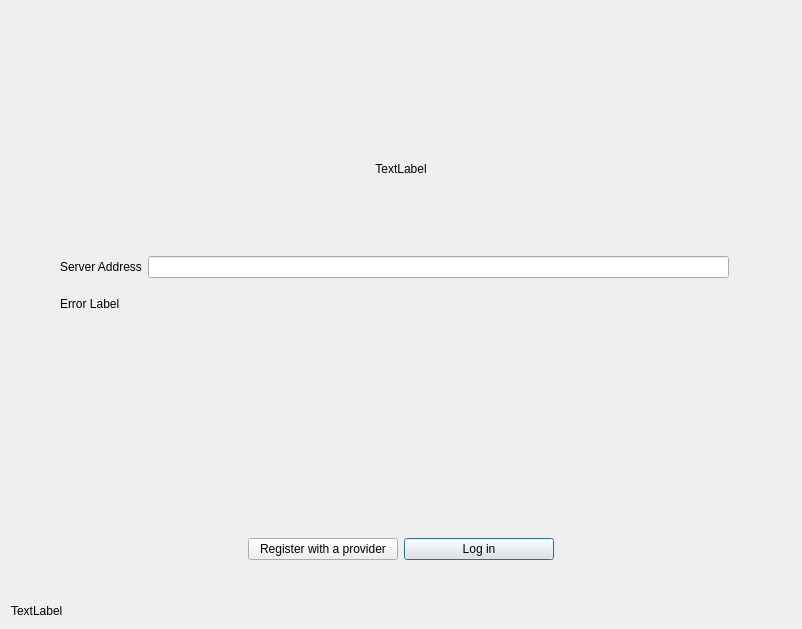
<?xml version="1.0" encoding="UTF-8"?>
<ui version="4.0">
 <class>OwncloudSetupPage</class>
 <widget class="QWidget" name="OwncloudSetupPage">
  <property name="geometry">
   <rect>
    <x>0</x>
    <y>0</y>
    <width>802</width>
    <height>629</height>
   </rect>
  </property>
  <property name="sizePolicy">
   <sizepolicy hsizetype="Preferred" vsizetype="Maximum">
    <horstretch>0</horstretch>
    <verstretch>0</verstretch>
   </sizepolicy>
  </property>
  <property name="windowTitle">
   <string notr="true">Form</string>
  </property>
  <property name="autoFillBackground">
   <bool>false</bool>
  </property>
  <property name="styleSheet">
   <string notr="true"/>
  </property>
  <layout class="QVBoxLayout" name="verticalLayout_2">
   <item>
    <spacer name="verticalSpacer_5">
     <property name="orientation">
      <enum>Qt::Vertical</enum>
     </property>
     <property name="sizeType">
      <enum>QSizePolicy::MinimumExpanding</enum>
     </property>
     <property name="sizeHint" stdset="0">
      <size>
       <width>20</width>
       <height>20</height>
      </size>
     </property>
    </spacer>
   </item>
   <item>
    <widget class="QLabel" name="topLabel">
     <property name="sizePolicy">
      <sizepolicy hsizetype="Preferred" vsizetype="Fixed">
       <horstretch>0</horstretch>
       <verstretch>0</verstretch>
      </sizepolicy>
     </property>
     <property name="text">
      <string notr="true">TextLabel</string>
     </property>
     <property name="textFormat">
      <enum>Qt::RichText</enum>
     </property>
     <property name="alignment">
      <set>Qt::AlignCenter</set>
     </property>
     <property name="wordWrap">
      <bool>true</bool>
     </property>
    </widget>
   </item>
   <item>
    <layout class="QHBoxLayout" name="horizontalLayout_9">
     <item>
      <widget class="QPushButton" name="prevButton">
       <property name="minimumSize">
        <size>
         <width>40</width>
         <height>0</height>
        </size>
       </property>
       <property name="maximumSize">
        <size>
         <width>40</width>
         <height>16777215</height>
        </size>
       </property>
       <property name="text">
        <string/>
       </property>
       <property name="flat">
        <bool>true</bool>
       </property>
      </widget>
     </item>
     <item>
      <widget class="OCC::SlideShow" name="slideShow" native="true">
       <property name="font">
        <font>
         <pointsize>12</pointsize>
         <weight>75</weight>
         <bold>true</bold>
        </font>
       </property>
      </widget>
     </item>
     <item>
      <widget class="QPushButton" name="nextButton">
       <property name="minimumSize">
        <size>
         <width>40</width>
         <height>0</height>
        </size>
       </property>
       <property name="maximumSize">
        <size>
         <width>40</width>
         <height>16777215</height>
        </size>
       </property>
       <property name="text">
        <string/>
       </property>
       <property name="flat">
        <bool>true</bool>
       </property>
      </widget>
     </item>
    </layout>
   </item>
   <item>
    <widget class="QWidget" name="login" native="true">
     <property name="sizePolicy">
      <sizepolicy hsizetype="Minimum" vsizetype="Expanding">
       <horstretch>0</horstretch>
       <verstretch>0</verstretch>
      </sizepolicy>
     </property>
     <property name="minimumSize">
      <size>
       <width>0</width>
       <height>80</height>
      </size>
     </property>
     <property name="styleSheet">
      <string notr="true"/>
     </property>
     <layout class="QHBoxLayout" name="horizontalLayout_2">
      <item>
       <layout class="QHBoxLayout" name="serverBox">
        <property name="sizeConstraint">
         <enum>QLayout::SetDefaultConstraint</enum>
        </property>
        <item>
         <spacer name="horizontalSpacer">
          <property name="orientation">
           <enum>Qt::Horizontal</enum>
          </property>
          <property name="sizeType">
           <enum>QSizePolicy::Preferred</enum>
          </property>
          <property name="sizeHint" stdset="0">
           <size>
            <width>40</width>
            <height>0</height>
           </size>
          </property>
         </spacer>
        </item>
        <item>
         <layout class="QVBoxLayout" name="verticalLayout">
          <item>
           <spacer name="verticalSpacer_2">
            <property name="orientation">
             <enum>Qt::Vertical</enum>
            </property>
            <property name="sizeType">
             <enum>QSizePolicy::MinimumExpanding</enum>
            </property>
            <property name="sizeHint" stdset="0">
             <size>
              <width>20</width>
              <height>0</height>
             </size>
            </property>
           </spacer>
          </item>
          <item>
           <layout class="QHBoxLayout" name="horizontalLayout">
            <item>
             <widget class="QLabel" name="label_2">
              <property name="sizePolicy">
               <sizepolicy hsizetype="Preferred" vsizetype="Ignored">
                <horstretch>0</horstretch>
                <verstretch>0</verstretch>
               </sizepolicy>
              </property>
              <property name="text">
               <string>Server Address</string>
              </property>
              <property name="buddy">
               <cstring>leUrl</cstring>
              </property>
             </widget>
            </item>
            <item>
             <widget class="OCC::PostfixLineEdit" name="leUrl">
              <property name="sizePolicy">
               <sizepolicy hsizetype="Expanding" vsizetype="Fixed">
                <horstretch>0</horstretch>
                <verstretch>0</verstretch>
               </sizepolicy>
              </property>
              <property name="placeholderText">
               <string notr="true"/>
              </property>
             </widget>
            </item>
            <item>
             <layout class="QHBoxLayout" name="resultLayout">
              <property name="spacing">
               <number>0</number>
              </property>
             </layout>
            </item>
            <item>
             <widget class="QLabel" name="urlLabel">
              <property name="sizePolicy">
               <sizepolicy hsizetype="Preferred" vsizetype="Expanding">
                <horstretch>0</horstretch>
                <verstretch>0</verstretch>
               </sizepolicy>
              </property>
              <property name="text">
               <string/>
              </property>
             </widget>
            </item>
           </layout>
          </item>
          <item>
           <widget class="QLabel" name="errorLabel">
            <property name="sizePolicy">
             <sizepolicy hsizetype="MinimumExpanding" vsizetype="MinimumExpanding">
              <horstretch>0</horstretch>
              <verstretch>0</verstretch>
             </sizepolicy>
            </property>
            <property name="text">
             <string notr="true">Error Label</string>
            </property>
            <property name="textFormat">
             <enum>Qt::RichText</enum>
            </property>
            <property name="openExternalLinks">
             <bool>true</bool>
            </property>
           </widget>
          </item>
          <item>
           <spacer name="verticalSpacer_3">
            <property name="orientation">
             <enum>Qt::Vertical</enum>
            </property>
            <property name="sizeType">
             <enum>QSizePolicy::MinimumExpanding</enum>
            </property>
            <property name="sizeHint" stdset="0">
             <size>
              <width>20</width>
              <height>0</height>
             </size>
            </property>
           </spacer>
          </item>
         </layout>
        </item>
        <item>
         <spacer name="horizontalSpacer_2">
          <property name="orientation">
           <enum>Qt::Horizontal</enum>
          </property>
          <property name="sizeType">
           <enum>QSizePolicy::Preferred</enum>
          </property>
          <property name="sizeHint" stdset="0">
           <size>
            <width>40</width>
            <height>0</height>
           </size>
          </property>
         </spacer>
        </item>
       </layout>
      </item>
     </layout>
    </widget>
   </item>
   <item>
    <spacer name="verticalSpacer_4">
     <property name="orientation">
      <enum>Qt::Vertical</enum>
     </property>
     <property name="sizeType">
      <enum>QSizePolicy::MinimumExpanding</enum>
     </property>
     <property name="sizeHint" stdset="0">
      <size>
       <width>20</width>
       <height>20</height>
      </size>
     </property>
    </spacer>
   </item>
   <item>
    <layout class="QHBoxLayout" name="buttons" stretch="0,0,0,0">
     <property name="spacing">
      <number>6</number>
     </property>
     <property name="topMargin">
      <number>20</number>
     </property>
     <item>
      <spacer name="horizontalSpacer_3">
       <property name="orientation">
        <enum>Qt::Horizontal</enum>
       </property>
       <property name="sizeHint" stdset="0">
        <size>
         <width>40</width>
         <height>20</height>
        </size>
       </property>
      </spacer>
     </item>
     <item>
      <widget class="QPushButton" name="createAccountButton">
       <property name="minimumSize">
        <size>
         <width>150</width>
         <height>0</height>
        </size>
       </property>
       <property name="autoFillBackground">
        <bool>false</bool>
       </property>
       <property name="text">
        <string>Register with a provider</string>
       </property>
       <property name="default">
        <bool>false</bool>
       </property>
      </widget>
     </item>
     <item>
      <widget class="QPushButton" name="loginButton">
       <property name="sizePolicy">
        <sizepolicy hsizetype="Minimum" vsizetype="Fixed">
         <horstretch>0</horstretch>
         <verstretch>0</verstretch>
        </sizepolicy>
       </property>
       <property name="minimumSize">
        <size>
         <width>150</width>
         <height>0</height>
        </size>
       </property>
       <property name="text">
        <string>Log in</string>
       </property>
       <property name="autoDefault">
        <bool>false</bool>
       </property>
       <property name="default">
        <bool>true</bool>
       </property>
       <property name="flat">
        <bool>false</bool>
       </property>
      </widget>
     </item>
     <item>
      <spacer name="horizontalSpacer_4">
       <property name="orientation">
        <enum>Qt::Horizontal</enum>
       </property>
       <property name="sizeHint" stdset="0">
        <size>
         <width>40</width>
         <height>20</height>
        </size>
       </property>
      </spacer>
     </item>
    </layout>
   </item>
   <item>
    <layout class="QHBoxLayout" name="horizontalLayout_3">
     <property name="bottomMargin">
      <number>0</number>
     </property>
     <item>
      <spacer name="horizontalSpacer_6">
       <property name="orientation">
        <enum>Qt::Horizontal</enum>
       </property>
       <property name="sizeHint" stdset="0">
        <size>
         <width>40</width>
         <height>20</height>
        </size>
       </property>
      </spacer>
     </item>
     <item>
      <widget class="QWidget" name="widget" native="true">
       <layout class="QVBoxLayout" name="verticalLayout_3">
        <item>
         <widget class="QLabel" name="installLink">
          <!-- <property name="text"> vunm 
           <string notr="true">&lt;a href=&quot;https://docs.nextcloud.com/server/latest/admin_manual/installation/#installation&quot;&gt;&lt;span style=&quot; text-decoration: underline; color:#7a7a7a;&quot;&gt;Host your own server&lt;/span&gt;&lt;/a&gt;</string>
          </property> -->
          <property name="openExternalLinks">
           <bool>true</bool>
          </property>
          <property name="textInteractionFlags">
           <set>Qt::LinksAccessibleByKeyboard|Qt::LinksAccessibleByMouse</set>
          </property>
         </widget>
        </item>
       </layout>
      </widget>
     </item>
     <item>
      <spacer name="horizontalSpacer_5">
       <property name="orientation">
        <enum>Qt::Horizontal</enum>
       </property>
       <property name="sizeHint" stdset="0">
        <size>
         <width>40</width>
         <height>20</height>
        </size>
       </property>
      </spacer>
     </item>
    </layout>
   </item>
   <item>
    <widget class="QLabel" name="bottomLabel">
     <property name="minimumSize">
      <size>
       <width>0</width>
       <height>0</height>
      </size>
     </property>
     <property name="text">
      <string notr="true">TextLabel</string>
     </property>
     <property name="textFormat">
      <enum>Qt::RichText</enum>
     </property>
    </widget>
   </item>
  </layout>
 </widget>
 <customwidgets>
  <customwidget>
   <class>OCC::PostfixLineEdit</class>
   <extends>QLineEdit</extends>
   <header>wizard/postfixlineedit.h</header>
  </customwidget>
  <customwidget>
   <class>OCC::SlideShow</class>
   <extends>QWidget</extends>
   <header>wizard/slideshow.h</header>
  </customwidget>
 </customwidgets>
 <resources>
  <include location="../../../theme.qrc"/>
 </resources>
 <connections/>
</ui>
